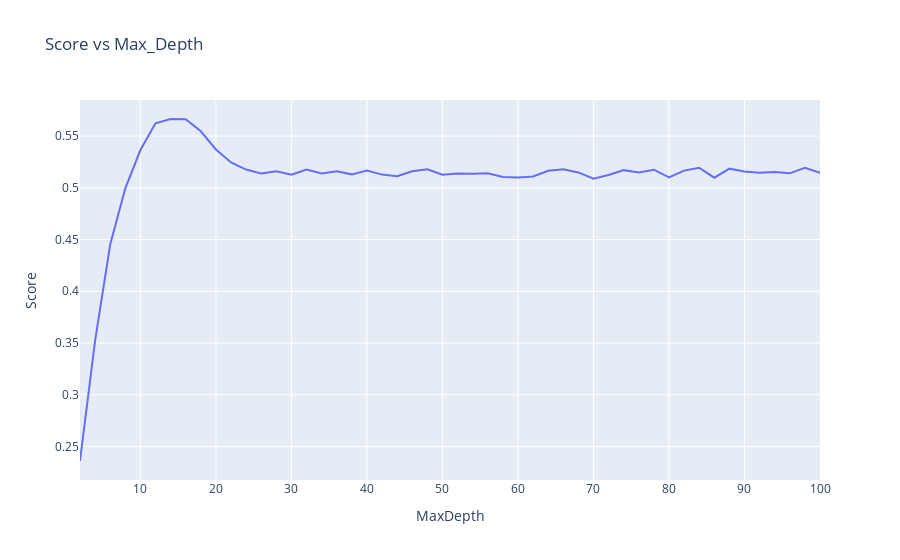

The code cell stored with this chart in its notebook:
### Code cell
fig = px.line(score_depth_df, x="MaxDepth", y="Score", title='Score vs Max_Depth')
fig.show()

### Figure 1 — Plotly figure (JSON) as saved in the notebook; plotly's stock layout.template omitted (floating-point values rounded to 4 significant figures)
{"data": [{"hovertemplate": "MaxDepth=%{x}<br>Score=%{y}<extra></extra>", "legendgroup": "", "line": {"color": "#636efa", "dash": "solid"}, "mode": "lines", "name": "", "orientation": "v", "showlegend": false, "type": "scatter", "x": [2, 4, 6, 8, 10, 12, 14, 16, 18, 20, 22, 24, 26, 28, 30, 32, 34, 36, 38, 40, 42, 44, 46, 48, 50, 52, 54, 56, 58, 60, 62, 64, 66, 68, 70, 72, 74, 76, 78, 80, 82, 84, 86, 88, 90, 92, 94, 96, 98, 100], "xaxis": "x", "y": [0.236, 0.3524, 0.4452, 0.4995, 0.5365, 0.5623, 0.5665, 0.5663, 0.5546, 0.5371, 0.5246, 0.5176, 0.5139, 0.516, 0.5127, 0.5177, 0.5139, 0.516, 0.513, 0.5168, 0.5128, 0.5113, 0.516, 0.5178, 0.5127, 0.5138, 0.5137, 0.514, 0.5105, 0.51, 0.511, 0.5165, 0.518, 0.5149, 0.5087, 0.5124, 0.5171, 0.5149, 0.5175, 0.5102, 0.5166, 0.5194, 0.5098, 0.5185, 0.5159, 0.5146, 0.5154, 0.514, 0.5193, 0.5144], "yaxis": "y"}], "layout": {"legend": {"tracegroupgap": 0}, "title": {"text": "Score vs Max_Depth"}, "xaxis": {"anchor": "y", "domain": [0, 1], "title": {"text": "MaxDepth"}}, "yaxis": {"anchor": "x", "domain": [0, 1], "title": {"text": "Score"}}}}
